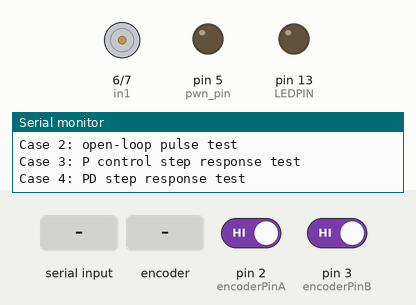
Simulated run of this sketch. Board: Arduino Uno, built with avr-gcc and run on an emulated ATmega328P. On the bench: motor-driver pin pairs drawn as motors (green arrow = first pin HIGH = forward, orange = second pin HIGH = backward, longer = more drive), output pins drawn as LEDs (lit = HIGH), the last lines printed to the serial monitor. The test bench sets the inputs (shaded band); at power-on: pin 2 (encoderPinA) HIGH, pin 3 (encoderPinB) HIGH.

Above: at 1.2 s.
1.3 s: "1\n" received over Serial
At 1.46 s:
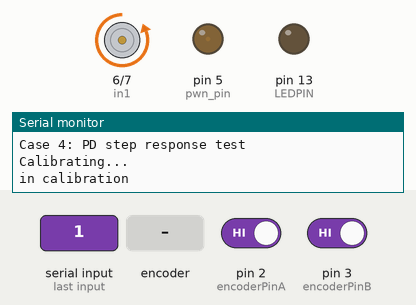
4.3 s: rotary encoder on pin 2 (encoderPinA) / pin 3 (encoderPinB) turned 3 steps (first pin leading)
At 4.47 s:
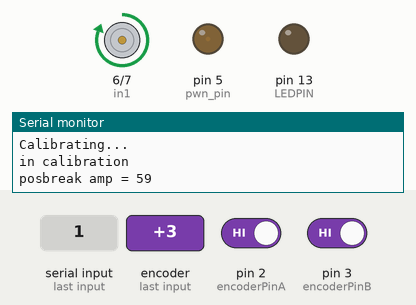
6.4 s: byte 49 ('1') received over Serial
At 8.96 s:
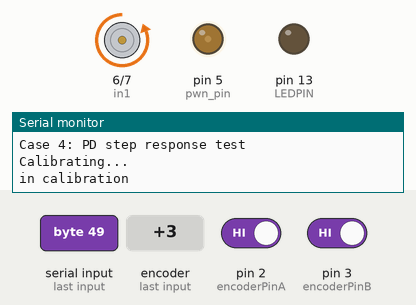
9.4 s: rotary encoder on pin 2 (encoderPinA) / pin 3 (encoderPinB) turned 1 step (first pin leading)
18.6 s: byte 50 ('2') received over Serial
21.6 s: "90,45\n" received over Serial
At 21.73 s:
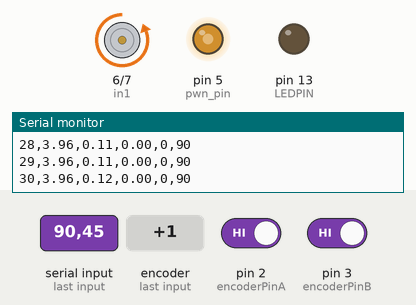
Timing chart, 0 to 24.3 s (numbered marks = the images above; inputs shaded):
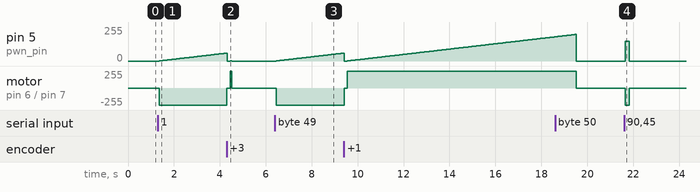

The sketch:

root_locus_lab_346.ino
```cpp
#include <math.h>
#include <avr/io.h>
#include <avr/interrupt.h>
#define LEDPIN 13

// Encoder pins
// Verify that these are the same pins your encoder
// A and B channels are connected to
#define encoderPinA 2
#define encoderPinB 3

// PWM and enable pins for the L298 H bridge
// Verify that these are the same pins your
// H bridge is connected to
int pwn_pin = 5;
int in1 = 6;
int in2 = 7;

//  encoder
volatile bool _EncoderBSet;
volatile long encoder_count = 0;

int n_loop, stop_n, n_delay;

#define offset 0

int inByte;
int outByte;

float amp;
float freq;
float w;
float theta_d;
float dt_ms;
float dt_sec;
float kp;
float kd;
int pwm;
int width;
int curspeed;
int e;
int state;
int test_case;

unsigned long t;
unsigned long prevt;
unsigned long t0;
unsigned long tempt;
float t_ms;
float t_sec;
int mydelay;
int prevenc;
int posbreak;
int negbreak;

int preve;
float edot;

void setup()
{
  Serial.begin(115200);
  Serial.print("Root Locus Lab");
  Serial.print("\n");

  pinMode(pwn_pin, OUTPUT);
  pinMode(in1, OUTPUT);
  pinMode(in2, OUTPUT);

  pinMode(LEDPIN, OUTPUT);

  // encoder
  pinMode(encoderPinA, INPUT);
  pinMode(encoderPinB, INPUT);
  // turn on pullup resistors
  digitalWrite(encoderPinA, HIGH);
  digitalWrite(encoderPinB, HIGH);

  // encoder pin on interrupt 0 (pin 2)
  attachInterrupt(0, Achanged, CHANGE);
  attachInterrupt(1, Bchanged, CHANGE);

  n_loop = 1000;
  amp = 0;
  width = 0;
  stop_n = 500;
  n_delay = 10;
  kp = 3;
  kd = 0;
  state = 0;
  posbreak = 60;// <-- you may want to adjust this
  negbreak = -60;// <-- this too
}

int inv_deadband(int speed){
  int out;
  out = speed;

  if ( out > 0){
    out += posbreak;
  }
  else if (out < 0){
    out += negbreak;
  }

  if (out < -255){
    out = -255;
  }
  else if (out > 255){
    out = 255;
  }

  return out;
}

void command_motor(int speed){

  speed = inv_deadband(speed);

  if (speed > 0){
    digitalWrite(in1, LOW);
    digitalWrite(in2, HIGH);
    analogWrite(pwn_pin, speed);
  }
  else if (speed < 0){
    digitalWrite(in1, HIGH);
    digitalWrite(in2, LOW);
    analogWrite(pwn_pin, abs(speed));
  }
  else {
    digitalWrite(in1, LOW);
    digitalWrite(in2, LOW);
    analogWrite(pwn_pin, 0);
  }
}

void calibrate_deadband(){
  posbreak = 0;
  negbreak = 0;
  prevenc = encoder_count;
  for (int a=0; a<200; a++){
    command_motor(a);
    delay(50);
    if (encoder_count != prevenc){
      Serial.print("posbreak amp = ");
      Serial.println(a);
      posbreak = a;
      break;
    }
  }
  command_motor(0);
  delay(100);
  prevenc = encoder_count;
  for (int a=0; a>-200; a--){
    command_motor(a);
    delay(50);
    if (encoder_count != prevenc){
      Serial.print("negbreak amp = ");
      Serial.println(a);
      negbreak = a;
      break;
    }
  }
  command_motor(0);
}

void preptest(){
  Serial.println("#====================");
  Serial.println("#n_loop,dt (ms),t (ms),theta_d,encoder,pwm");
  encoder_count = 0;
  n_loop = 0;
  t0 = micros();
  prevt = t0;
  t = t0;
}

int get_int(){
  int out_int;

  while (Serial.available() == 0){
    delay(10);
  }
  out_int = Serial.parseInt();
  return(out_int);

}

float get_float(){
  float out_float;

  while (Serial.available() == 0){
    delay(10);
  }
  out_float = Serial.parseFloat();
  return(out_float);

}

void menu(){
  Serial.println("Case 1: calibrate inverse deadband");
  Serial.println("Case 2: open-loop pulse test");
  Serial.println("Case 3: P control step response test");
  Serial.println("Case 4: PD step response test");

  test_case = 0;// default value if not over written below
  state = 0;// If something goes wrong, set code to return to menu

  while (Serial.available() == 0){
    delay(10);
  }
  inByte = Serial.read();
  if ( inByte == '1' ){
    Serial.println("Calibrating...");
    state = 2;
  }
  else if (inByte == '2'){
    Serial.println("Open-loop pulse test");
    Serial.println("Input the pulse amplitude (pwm counts)");
    amp = get_int();
    Serial.println("Input the pulse width (loop counts)");
    width = get_int();
    Serial.print("#amp = ");
    Serial.print(amp);
    Serial.print('\n');
    Serial.print("#width = ");
    Serial.print(width);
    Serial.print('\n');
    preptest();
    test_case = 2;
    state = 1;
  }
  else if (inByte == '3'){
    Serial.println("P control step response test");
    Serial.println("Input the step amplitude (encoder counts)");
    amp = get_int();
    Serial.println("Input Kp");
    kp = get_float();
    Serial.print("#amp = ");
    Serial.print(amp);
    Serial.print('\n');
    Serial.print("#kp = ");
    Serial.print(kp);
    Serial.print('\n');
    preptest();
    test_case = 3;
    state = 1;
  }
  else if (inByte == '4'){
    Serial.println("PD step response test");
    Serial.println("Input the step amplitude (encoder counts)");
    amp = get_int();
    Serial.println("Input Kp");
    kp = get_float();
    Serial.println("Input Kd");
    kd = get_float();
    Serial.print("#amp = ");
    Serial.print(amp);
    Serial.print('\n');
    Serial.print("#kp = ");
    Serial.print(kp);
    Serial.print('\n');
    Serial.print("#kd = ");
    Serial.print(kd);
    Serial.print('\n');
    preptest();
    test_case = 4;
    state = 1;
  }
  else{
    Serial.println("Case not recognized");
  }
}

void loop()
{
  if ( state == 0){
    menu();
  }

  else if (state == 1){
    //main loop for running OL pulse, P control step, or PD step responses
    if (n_loop < (stop_n)){
      prevt = t;
      t = micros();
      n_loop++;
      dt_ms = (t-prevt)/1000.0;
      dt_sec = dt_ms/1000.0;
      t_ms = (t-t0)/1000.0;
      t_sec = t_ms/1000.0;

      if ( n_loop < n_delay ){
	// all cases start with a little bit of "off" time to
	// establish initial conditions
	pwm = 0;
	theta_d = 0;
      }
      else if ( n_loop < stop_n ){
	// determine pwm of the different test cases:
	// OL pulse, Kp step, and PD step
	if ( test_case == 2){
	  // OL pulse test
	  // set pwm equal to zero or amp depending on whether or not
	  // we are in the "on" or "off" parts of the test

	  theta_d = 0;// not relevant in open loop

	  if (n_loop < (n_delay + width)){
	    pwm = amp;
	  }
	  else{
	    pwm = 0;
	  }
	}
	else if (test_case > 2){
	  theta_d = amp;
	  preve = e;
	  e = theta_d - encoder_count;
	  edot = ((float)(e-preve))/dt_sec;
	  if ( test_case == 3 ){
	    // P control
	    pwm = (int)(kp*e);
	  }
	  else if (test_case == 4){
	    // PD control
	    pwm = (int)(kp*e + kd*edot);
	  }
	  else{
	    pwm = 0;//something is wrong if we end up here
	  }
	}
	else{
	  // something is wrong if test case is not one of 2, 3, or 4
	  pwm = 0;
	}
      }

      command_motor(pwm);

      // print data to serial monitor
      Serial.print(n_loop);
      Serial.print(",");
      Serial.print(dt_ms);
      Serial.print(",");
      Serial.print(t_sec);
      Serial.print(",");
      Serial.print(theta_d);
      Serial.print(",");
      Serial.print(encoder_count);
      Serial.print(",");
      Serial.print(pwm);
      tempt = micros();
      Serial.print('\n');
      mydelay = 3900 + t - tempt;
      delayMicroseconds(mydelay);
    }

    else {
      Serial.println("#end");
      Serial.println("#====================");
      Serial.println("");
      command_motor(0);
      state = 0;
    }
  }
  else if ( state == 2){
    Serial.println("in calibration");
    calibrate_deadband();
    state = 0;
  }
  //delay(10);
}

// Interrupt service routines for the right motor's quadrature encoder
void Achanged()
{
  // Test transition; since the interrupt will only fire on 'rising' we don't need to read pin A
  //n++;

  int A, B;
  A = digitalRead(encoderPinA);
  B = digitalRead(encoderPinB);

  if (A != B){
    encoder_count ++;
  }
  else {
    encoder_count --;
  }
}


void Bchanged()
{
  // Test transition; since the interrupt will only fire on 'rising' we don't need to read pin A
  //n++;

  int A, B;
  A = digitalRead(encoderPinA);
  B = digitalRead(encoderPinB);

  if (A == B){
    encoder_count ++;
  }
  else {
    encoder_count --;
  }
}
```

Measured:
- after the input at 1.3 s, pin 5 (pwn_pin): moves from 0/255 to 59/255 over 2.9 s, starting after 0.06 s; motor on pin 6 (in1) / pin 7 (in2): stopped → backward 255/255 after 0.06 s
- after the input at 4.3 s, motor on pin 6 (in1) / pin 7 (in2): backward 255/255 → stopped at once
- after the input at 6.4 s, pin 5 (pwn_pin): moves from 0/255 to 59/255 over 2.9 s, starting after 0.06 s; motor on pin 6 (in1) / pin 7 (in2): stopped → backward 255/255 after 0.06 s
- after the input at 21.6 s, pin 5 (pwn_pin): 0/255 → 149/255 after 0.05 s, → 0/255 0.18 s later; motor on pin 6 (in1) / pin 7 (in2): stopped → backward 255/255 after 0.05 s, → stopped 0.18 s later
